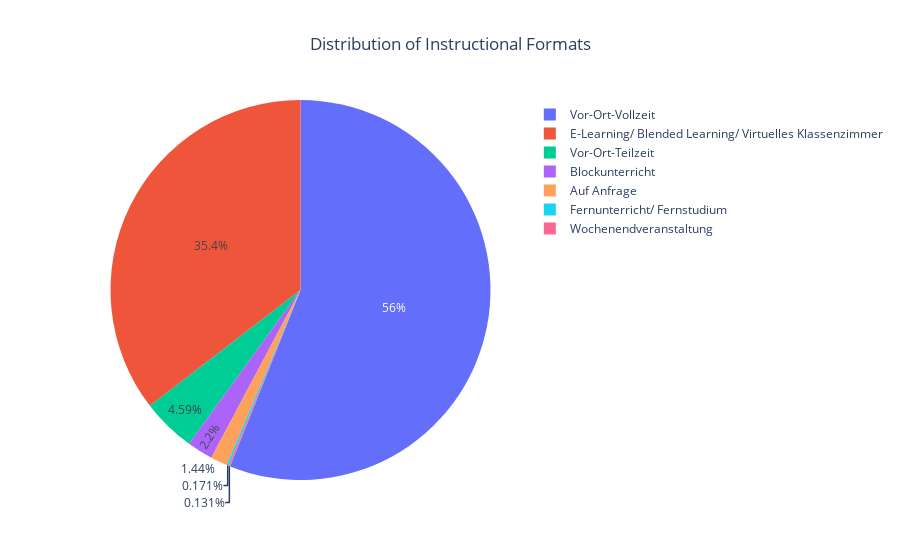

This figure's notebook cell:
### Markdown cell above
<font size= "4">***PIE CHART FOR SHOWING DISTRIBUTION OF INSTRUCTIONAL FORMATS***</font>

### Code cell
import sqlite3
import plotly.express as px

db_connection = sqlite3.connect('weiterbildung_analysis.db')
cursor = db_connection.cursor()

query = '''
    SELECT unterrichtsform, COUNT(*) as count
    FROM schulisch_ausbildung
    WHERE unterrichtsform IS NOT NULL
    GROUP BY unterrichtsform
    ORDER BY count DESC
'''
cursor.execute(query)
data = cursor.fetchall()

db_connection.close()

import pandas as pd
df = pd.DataFrame(data, columns=['unterrichtsform', 'count'])

total_count = df['count'].sum()

df['percentage'] = (df['count'] / total_count) * 100

fig = px.pie(
    df,
    names='unterrichtsform',
    values='percentage',
    title='Distribution of Instructional Formats',
    labels={'unterrichtsform': 'Instructional Format'}
)

fig.update_layout(title_x=0.5)
fig.show()

### Figure 1 — Plotly figure (JSON) as saved in the notebook; plotly's stock layout.template omitted (floating-point values rounded to 4 significant figures)
{"data": [{"domain": {"x": [0, 1], "y": [0, 1]}, "hovertemplate": "Instructional Format=%{label}<br>percentage=%{value}<extra></extra>", "labels": ["Vor-Ort-Vollzeit", "E-Learning/ Blended Learning/ Virtuelles Klassenzimmer", "Vor-Ort-Teilzeit", "Blockunterricht", "Auf Anfrage", "Fernunterricht/ Fernstudium", "Wochenendveranstaltung"], "legendgroup": "", "name": "", "showlegend": true, "type": "pie", "values": [56.04, 35.43, 4.588, 2.202, 1.436, 0.1708, 0.1313]}], "layout": {"legend": {"tracegroupgap": 0}, "title": {"text": "Distribution of Instructional Formats", "x": 0.5}}}
